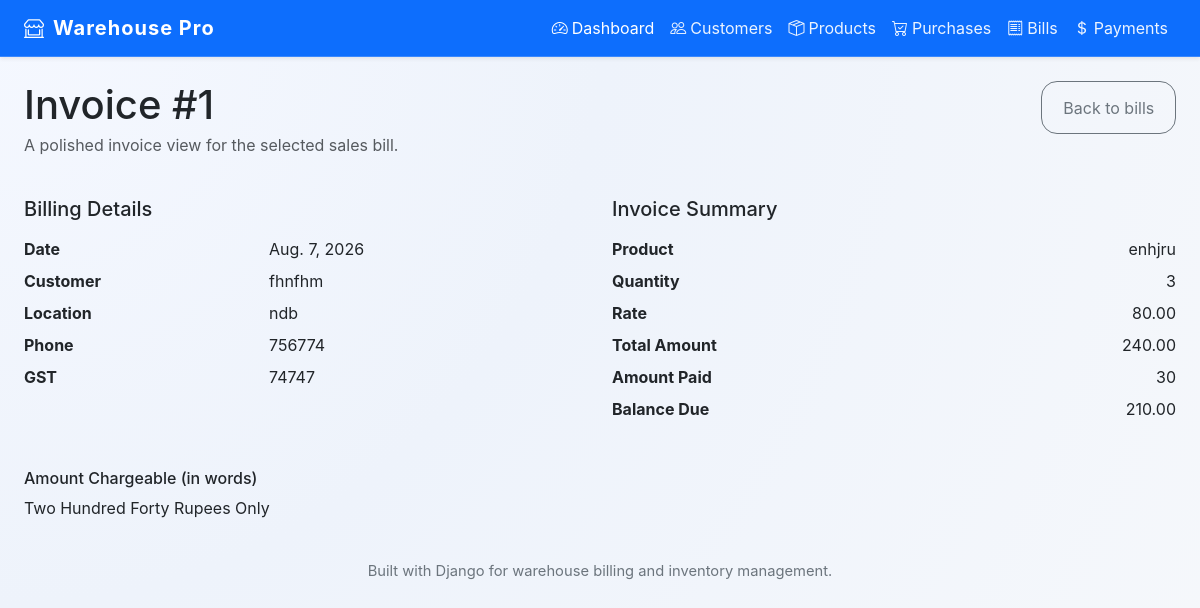
The app's page /bills/1/invoice/ with its own data.
### inventory/models.py (models this page shows, shortened)
class Bill(models.Model):
    date = models.DateField(default=date.today)
    customer = models.ForeignKey(Customer, on_delete=models.CASCADE, related_name="bills")
    product = models.ForeignKey(Product, on_delete=models.CASCADE, related_name="bills")
    quantity = models.PositiveIntegerField()
    rate = models.DecimalField(max_digits=10, decimal_places=2)
    class Meta:
        ordering = ["-date", "id"]
    @property
    def total_amount(self):
        return self.quantity * self.rate
    @property
    def amount_paid(self):
        total = self.payments.aggregate(total=Sum("amount"))["total"]
        return total or Decimal("0.00")
    @property
    def amount_due(self):
        return max(Decimal("0.00"), self.total_amount - self.amount_paid)

class Customer(models.Model):
    name = models.CharField(max_length=100)
    location = models.CharField(max_length=200, blank=True)
    phone_no = models.CharField(max_length=15, blank=True)
    gst = models.CharField(max_length=20, blank=True)

class Product(models.Model):
    name = models.CharField(max_length=150)
    date_of_purchase = models.DateField(null=True, blank=True)
    purchase_rate = models.DecimalField(max_digits=10, decimal_places=2, default=Decimal("0.00"))
    sale_rate = models.DecimalField(max_digits=10, decimal_places=2, default=Decimal("0.00"))
    quantity = models.IntegerField(default=0)

### inventory/views.py (the view)
# urls.py: path("bills/<int:pk>/invoice/", views.bill_invoice, name="bill_invoice"),
def bill_invoice(request, pk):
    bill = get_object_or_404(Bill, pk=pk)
    return render(
        request,
        "inventory/invoice.html",
        {
            "bill": bill,
            "amount_in_words": number_to_words(float(bill.total_amount)),
        },
    )

### invoice.py (called while the page is built)
def _three_digit_to_words(value: int) -> str:
    ones = ["", "One", "Two", "Three", "Four", "Five", "Six", "Seven", "Eight", "Nine", "Ten", "Eleven", "Twelve", "Thirteen", "Fourteen", "Fifteen", "Sixteen", "Seventeen", "Eighteen", "Nineteen"]
    tens = ["", "", "Twenty", "Thirty", "Forty", "Fifty", "Sixty", "Seventy", "Eighty", "Ninety"]
    if value == 0:
        return ""
    if value < 20:
        return ones[value]
    if value < 100:
        return tens[value // 10] + (" " + ones[value % 10] if value % 10 else "")
    return ones[value // 100] + " Hundred" + (" " + _three_digit_to_words(value % 100) if value % 100 else "")

### templates/inventory/invoice.html (shortened to what this page needs)
{% extends 'inventory/base.html' %}
{% block content %}
<div class="page-header mb-4">
    <div class="d-flex flex-column flex-md-row justify-content-between align-items-start gap-3">
        <div>
            <h1 class="mb-1">Invoice #{{ bill.id }}</h1>
            <p class="text-muted">A polished invoice view for the selected sales bill.</p>
        </div>
        <a class="btn btn-outline-secondary" href="{% url 'inventory:bill_list' %}">Back to bills</a>
    </div>
</div>
<div class="invoice-box">
    <div class="row mb-4">
        <div class="col-md-6">
            <h5 class="mb-3">Billing Details</h5>
            <dl class="row mb-0">
                <dt class="col-5">Date</dt>
                <dd class="col-7">{{ bill.date }}</dd>
                <dt class="col-5">Customer</dt>
                <dd class="col-7">{{ bill.customer.name }}</dd>
                <dt class="col-5">Location</dt>
                <dd class="col-7">{{ bill.customer.location }}</dd>
                <dt class="col-5">Phone</dt>
                <dd class="col-7">{{ bill.customer.phone_no }}</dd>
                <dt class="col-5">GST</dt>
                <dd class="col-7">{{ bill.customer.gst }}</dd>
            </dl>
        </div>
        <div class="col-md-6">
            <h5 class="mb-3">Invoice Summary</h5>
            <dl class="row invoice-summary">
                <dt class="col-6">Product</dt>
                <dd class="col-6 text-end">{{ bill.product.name }}</dd>
                <dt class="col-6">Quantity</dt>
                <dd class="col-6 text-end">{{ bill.quantity }}</dd>
                <dt class="col-6">Rate</dt>
                <dd class="col-6 text-end">{{ bill.rate }}</dd>
                <dt class="col-6">Total Amount</dt>
                <dd class="col-6 text-end">{{ bill.total_amount }}</dd>
                <dt class="col-6">Amount Paid</dt>
                <dd class="col-6 text-end">{{ bill.amount_paid }}</dd>
                <dt class="col-6">Balance Due</dt>
                <dd class="col-6 text-end">{{ bill.amount_due }}</dd>
            </dl>
        </div>
    </div>
    <div class="mt-4">
        <h6 class="mb-2">Amount Chargeable (in words)</h6>
        <p class="mb-0">{{ amount_in_words }}</p>
    </div>
</div>
{% endblock %}

### templates/inventory/base.html (shortened to what this page needs)
{% load static %}
<!DOCTYPE html>
<html lang="en">
<head>
    <link href="https://cdn.jsdelivr.net/npm/bootstrap@5.3.2/dist/css/bootstrap.min.css" rel="stylesheet" />
    <link href="https://cdn.jsdelivr.net/npm/bootstrap-icons@1.10.5/font/bootstrap-icons.css" rel="stylesheet" />
    <link rel="stylesheet" href="{% static 'inventory/css/app.css' %}" />
</head>
<body>
<nav class="navbar navbar-expand-lg navbar-dark bg-primary shadow-sm sticky-top">
    <div class="container-fluid px-4">
        <a class="navbar-brand d-flex align-items-center" href="{% url 'inventory:dashboard' %}">
            <i class="bi bi-shop-window me-2"></i>
            <span>Warehouse Pro</span>
        </a>
        <div class="collapse navbar-collapse" id="navbarNav">
            <ul class="navbar-nav ms-auto">
                <li class="nav-item"><a class="nav-link active" aria-current="page" href="{% url 'inventory:dashboard' %}"><i class="bi bi-speedometer2 me-1"></i>Dashboard</a></li>
                <li class="nav-item"><a class="nav-link" href="{% url 'inventory:customer_list' %}"><i class="bi bi-people me-1"></i>Customers</a></li>
                <li class="nav-item"><a class="nav-link" href="{% url 'inventory:product_list' %}"><i class="bi bi-box-seam me-1"></i>Products</a></li>
                <li class="nav-item"><a class="nav-link" href="{% url 'inventory:purchase_list' %}"><i class="bi bi-cart-check me-1"></i>Purchases</a></li>
                <li class="nav-item"><a class="nav-link" href="{% url 'inventory:bill_list' %}"><i class="bi bi-receipt me-1"></i>Bills</a></li>
                <li class="nav-item"><a class="nav-link" href="{% url 'inventory:payment_list' %}"><i class="bi bi-currency-dollar me-1"></i>Payments</a></li>
            </ul>
        </div>
    </div>
</nav>
<div class="container-fluid py-4 px-4">
    {% block content %}{% endblock %}
</div>
<footer class="text-center py-3 footer-note">
    Built with Django for warehouse billing and inventory management.
</footer>
</body>
</html>

### inventory/static/inventory/css/app.css (style rules this page uses)
body { min-height: 100vh; background: radial-gradient(circle at top left, #f5f8ff 0%, #eef3fb 42%, #f6f8fb 100%); color: #212529; font-family: Inter, system-ui, -apple-system, BlinkMacSystemFont, "Segoe UI", sans-serif; }
.navbar { border-bottom: 1px solid rgba(255, 255, 255, 0.18); }
.navbar-brand { font-weight: 700; letter-spacing: 0.05em; }
.navbar .nav-link { color: rgba(255, 255, 255, 0.92); transition: color 0.2s ease; }
.navbar .nav-link.active, .navbar .nav-link:hover { color: #ffffff; }
.btn { border-radius: 1rem; padding: 0.85rem 1.3rem; }
.footer-note { font-size: 0.92rem; color: #6c757d; }

### records on screen
Bill: id "1", date "Aug. 7, 2026", customer.name "fhnfhm", customer.location "ndb", customer.phone_no "756774", customer.gst "74747", product.name "enhjru", quantity "3", rate "80.00", total_amount "240.00", amount_paid "30", amount_due "210.00"

### other values on screen
{{ amount_in_words }} "Two Hundred Forty Rupees Only"
